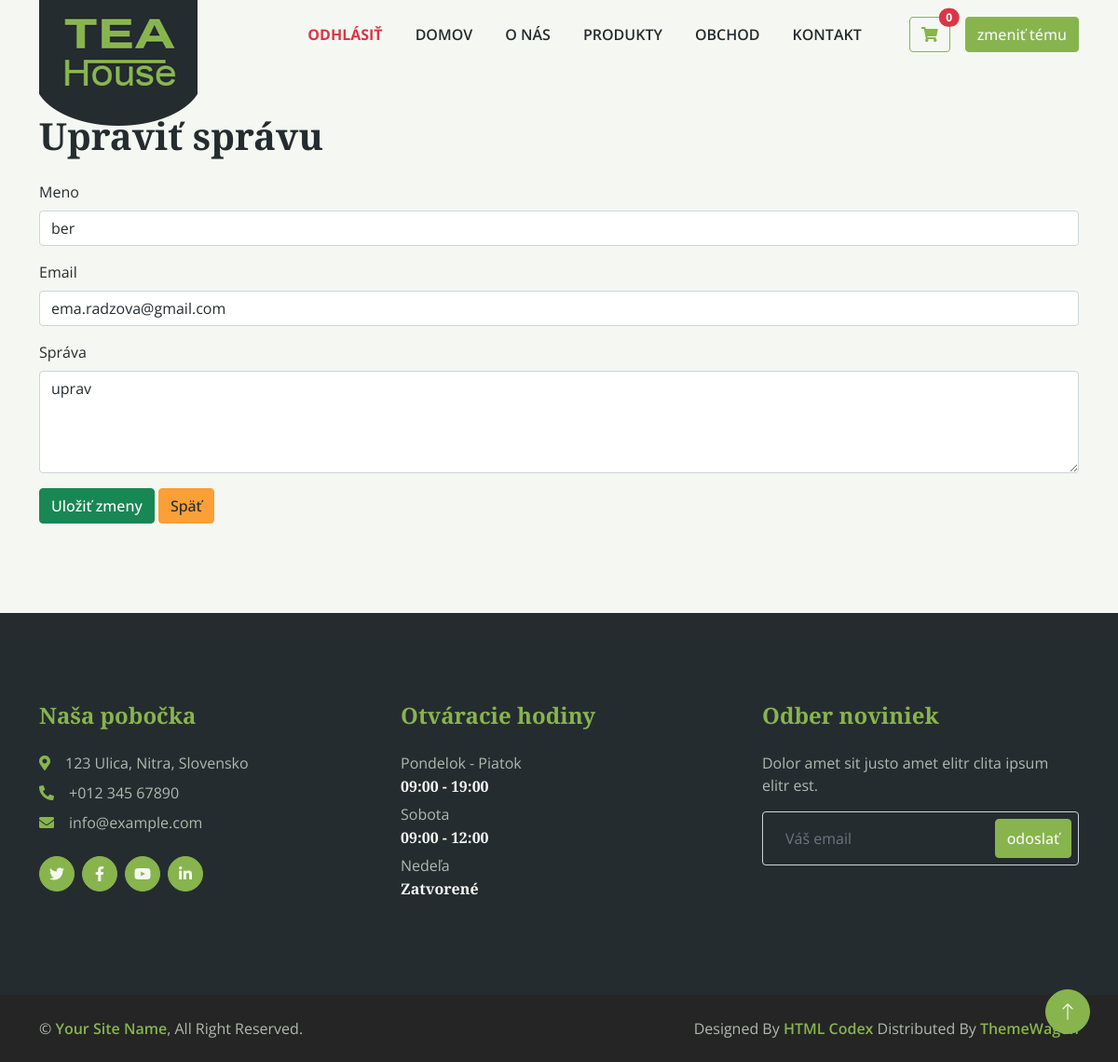
The app's page /admin/edit_messages.php?id=1 (signed in) with its own data.
### tables this page shows
CREATE TABLE `formular` (
  `id` int(11) NOT NULL,
  `meno` varchar(100) NOT NULL,
  `email` varchar(255) NOT NULL,
  `sprava` text NOT NULL,
  `created_at` timestamp NOT NULL DEFAULT current_timestamp()
);

### classes/Theme.php (called while the page is built, shortened)
<?php
class Theme
{
    public static function applyThemeClass(): string
    {
        return $_SESSION['theme'] ?? '';
    }
}

### parts/theme_handler.php (called while the page is built, shortened)
<?php
require_once __DIR__.'/../classes/Theme.php';
$themeClass = Theme::applyThemeClass();
?>

### classes/Admin.php (called while the page is built, shortened)
<?php
class Admin{
    public static function editMessage($id, $data = null): array
    {
        $db = new Database();
        $conn = $db->getConnection();
        $id = intval($id);
        $stmt = $conn->prepare("SELECT * FROM formular WHERE id = ?");
        $stmt->execute([$id]);
        $message = $stmt->fetch(PDO::FETCH_ASSOC);
        return $message;
    }
}

### admin/edit_messages.php (the view, shortened to what this page needs)
<?php
require_once __DIR__ . '/../classes/Admin.php';
$message = Admin::editMessage($_GET['id'], $_POST ?? []);
?>
<!DOCTYPE html>
<html lang="sk">
<?php
include_once '../parts/head.php';
include_once '../parts/nav.php';
include_once '../parts/theme_handler.php';
?>
<body class="<?php echo $themeClass; ?>">
    <div class="container py-5">
        <h1 class="mb-4">Upraviť správu</h1>
        <form method="post">
            <div class="mb-3">
                <label class="form-label">Meno</label>
                <input type="text" name="meno" class="form-control" value="<?= htmlspecialchars($message['meno']) ?>" required>
            </div>
            <div class="mb-3">
                <label class="form-label">Email</label>
                <input type="email" name="email" class="form-control" value="<?= htmlspecialchars($message['email']) ?>" required>
            </div>
            <div class="mb-3">
                <label class="form-label">Správa</label>
                <textarea name="sprava" class="form-control" rows="4" required><?= htmlspecialchars($message['sprava']) ?></textarea>
            </div>
            <button type="submit" class="btn btn-success">Uložiť zmeny</button>
            <a href="messages.php" class="btn btn-secondary">Späť</a>
        </form>
    </div>
    <?php include_once '../parts/footer.php'; ?>
</body>
</html>

### css/style.css (style rules this page uses)
:root { --primary: #88B44E; --secondary: #FB9F38; --light: #F5F8F2; --dark: #252C30; }
body { background-color: var(--light); color: var(--dark); transition: background-color 0.3s, color 0.3s; }
.btn { transition: .5s; font-weight: 500; }
.btn-secondary, .btn-outline-secondary:hover { color: var(--dark); }

### records on screen
formular: meno "ber", email "ema.radzova@gmail.com", sprava "uprav"

### other values on screen
$cart_count "0"
